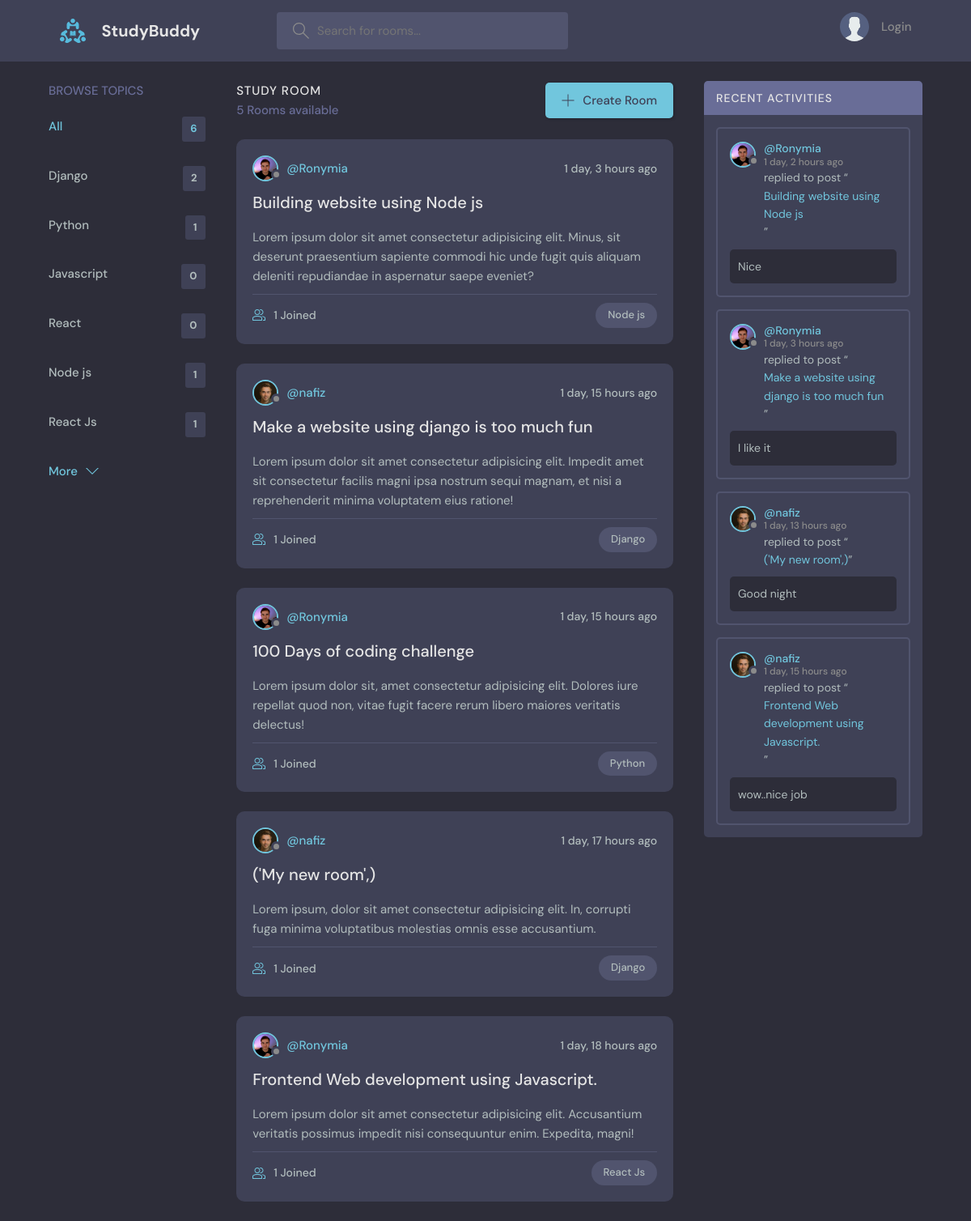
Before: / with the older database file.
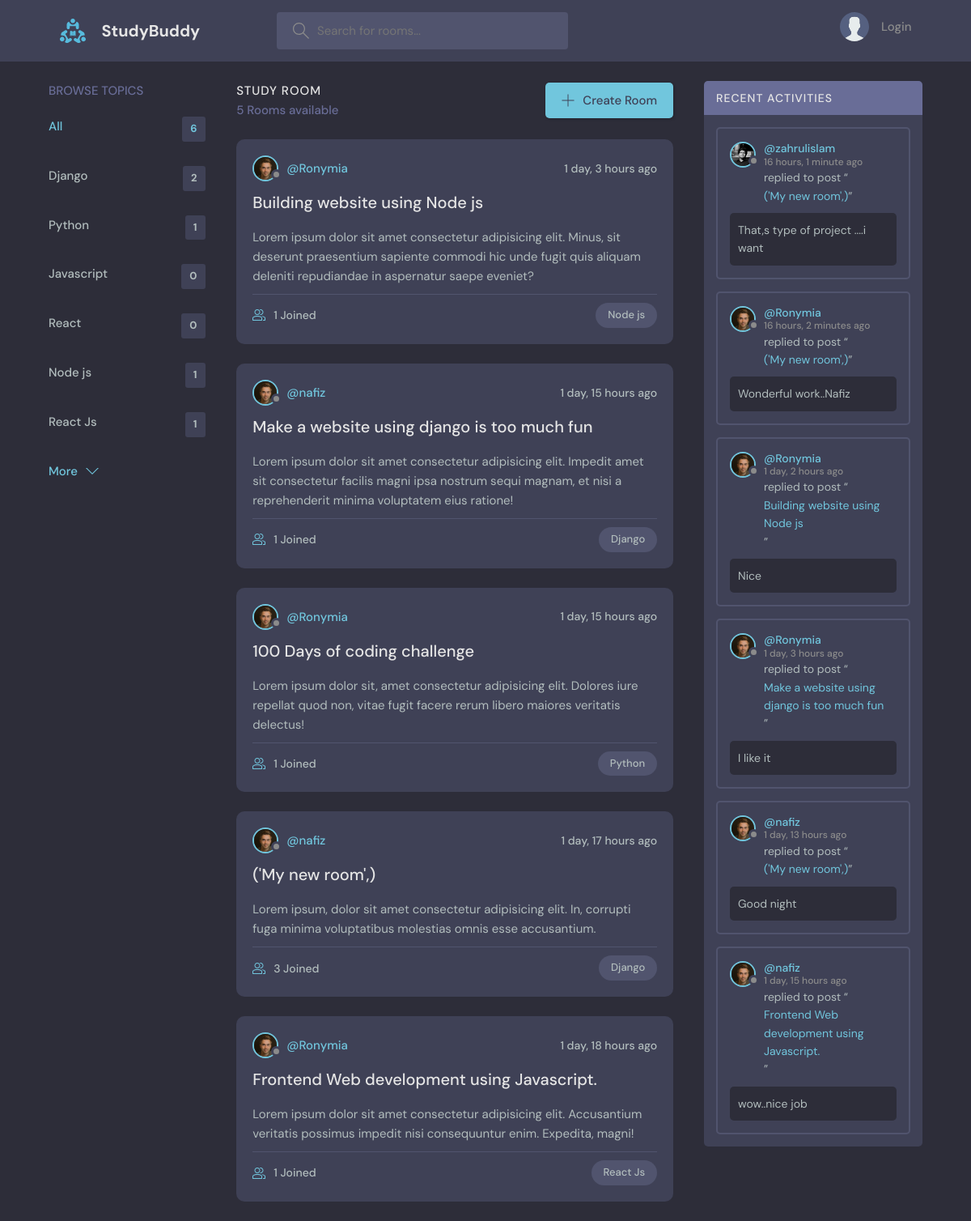
After: the same page with the newer database file.
### devproject/models.py (models this page shows, shortened)
class Topics(models.Model):
    name = models.CharField(max_length=120)

class Room(models.Model):
    host = models.ForeignKey(Profile,on_delete=models.SET_NULL,null=True)
    topic = models.ForeignKey(Topics,on_delete=models.SET_NULL,null=True)
    title = models.CharField(max_length=288)
    description = models.TextField()
    participants = models.ManyToManyField(Profile,related_name='participants',blank=True)
    created = models.DateTimeField(auto_now_add=True)
    updated = models.DateTimeField(auto_now=True)
    class Meta:
        ordering = ['-created']

class Messages(models.Model):
    user = models.ForeignKey(Profile,on_delete=models.CASCADE)
    room = models.ForeignKey(Room,on_delete=models.CASCADE)
    body = models.TextField()
    created = models.DateTimeField(auto_now_add=True)
    updated = models.DateTimeField(auto_now=True)
    class Meta:
        ordering = ['-created']

### devaccounts/models.py (models this page shows, shortened)
class Profile(models.Model):
    user = models.OneToOneField(User,on_delete=models.CASCADE)
    first_name = models.CharField(max_length=100,null=True,blank=True)
    username = models.CharField(max_length=100,null=True,blank=True)
    email = models.EmailField(max_length=100,null=True,blank=True)
    profile_pic = models.ImageField(upload_to='avatar',default='dennis.jpg',blank=True,null=True)
    bio = models.TextField()
    facebook_id = models.URLField(blank=True,null=True)
    twitter_id = models.URLField(blank=True,null=True)
    linkedin_id = models.URLField(blank=True,null=True)

### devproject/views.py (the view)
# urls.py: path('',views.home,name='home'),
def home(request):
    q = request.GET.get('q') if request.GET.get('q') != None else  ''
    rooms = Room.objects.filter(
        Q(title__icontains=q)|
        Q(topic__name__icontains=q)|
        Q(description__icontains=q)
    )
    room_messages = Messages.objects.filter(
        Q(room__topic__name__icontains=q)
    )
    topics = Topics.objects.all()
    context = {'rooms':rooms,'topics':topics,'room_messages':room_messages}
    return render(request,'devproject/home.html',context)

### devproject/templates/devproject/home.html (shortened to what this page needs)
{% extends 'base.html' %}
{% block content %}
<main class="layout layout--3">
    <div class="container">
      {% include 'includes/topics.html' %}
      <div class="roomList">
        <div class="roomList__header">
          <div>
            <h2>Study Room</h2>
            <p>{{rooms.count}} Rooms available</p>
          </div>
          <a class="btn btn--main" href="{% url 'create_room' %}">
            <svg version="1.1" xmlns="http://www.w3.org/2000/svg" width="32" height="32" viewBox="0 0 32 32">
              <title>add</title>
              <path
                d="M16.943 0.943h-1.885v14.115h-14.115v1.885h14.115v14.115h1.885v-14.115h14.115v-1.885h-14.115v-14.115z"
              ></path>
            </svg>
            Create Room
          </a>
        </div>
        {% for room in rooms %}
        <div class="roomListRoom">
          <div class="roomListRoom__header">
            <a href="{% url 'profile' room.id %}" class="roomListRoom__author">
              <div class="avatar avatar--small">
                <img src="{{room.host.profile_pic.url}}" />
              </div>
              <span>@{{room.host.username}}</span>
            </a>
            <div class="roomListRoom__actions">
              <span>{{room.created|timesince}} ago</span>
            </div>
          </div>
          <div class="roomListRoom__content">
            <a href="{% url 'room' room.id %}">{{room.title}}</a>
            <p>
             {{room.description|linebreaksbr}}
            </p>
          </div>
          <div class="roomListRoom__meta">
            <a href="{% url 'room' room.id %}" class="roomListRoom__joined">
              {{room.participants.all.count}} Joined
            </a>
            <p class="roomListRoom__topic">{{room.topic.name}}</p>
          </div>
        </div>
        {% endfor %}
      </div>
      <div class="activities">
        <div class="activities__header">
          <h2>Recent Activities</h2>
        </div>
        {% include 'includes/activities.html' %}
      </div>
    </div>
  </main>
{% endblock content %}

### templates/includes/topics.html
      <div class="topics">
        <div class="topics__header">
          <h2>Browse Topics</h2>
        </div>
        <ul class="topics__list">
          <li>
            <a href="{% url 'home' %}" class="active">All <span>{{topics.count}}</span></a>
          </li>
          {% for topic in topics %}
          <li>
            <a href="{% url 'home' %}?q={{topic.name}}">{{topic.name}} <span>{{topic.room_set.all.count}}</span></a>
          </li>
          {% endfor %}
        </ul>
        <a class="btn btn--link" href="topics.html">
          More
          <svg version="1.1" xmlns="http://www.w3.org/2000/svg" width="32" height="32" viewBox="0 0 32 32">
            <title>chevron-down</title>
            <path d="M16 21l-13-13h-3l16 16 16-16h-3l-13 13z"></path>
          </svg>
        </a>
      </div>

### templates/includes/activities.html (shortened to what this page needs)
      {% for message in room_messages|slice:6 %}
      <div class="activities__box">
       <div class="activities__boxHeader roomListRoom__header">
         <a href="{% url 'profile' message.user.id %}" class="roomListRoom__author">
           <div class="avatar avatar--small">
             <img src="{{message.user.profile_pic.url}}" />
           </div>
           <p>
             @{{message.user.username}}
             <span>{{message.created|timesince}} ago</span>
           </p>
         </a>
       </div>
       <div class="activities__boxContent">
         <p>replied to post “<a href="{% url 'room' message.room.id %}">{{message.room.title}}</a>”</p>
         <div class="activities__boxRoomContent">
           {{message.body}}
         </div>
       </div>
     </div>
      {% endfor %}

Changed rows visible on the page:
changed through a linked row, Room "Building website using Node js": host.profile_pic: a different picture
changed through a linked row, Room "100 Days of coding challenge": host.profile_pic: a different picture
computed for Room "('My new room',)": participants.all.count "1" → "3"
changed through a linked row, Room "Frontend Web development using Javascript.": host.profile_pic: a different picture
added Messages: user.profile_pic (picture), user.username "zahrulislam", created "16 hours, 1 minute", room "('My new room',)", body "That,s type of project ....i want"
added Messages: user.profile_pic (picture), user.username "Ronymia", created "16 hours, 2 minutes", room "('My new room',)", body "Wonderful work..Nafiz"
changed through a linked row, Messages "Nice": user.profile_pic: a different picture
changed through a linked row, Messages "I like it": user.profile_pic: a different picture
